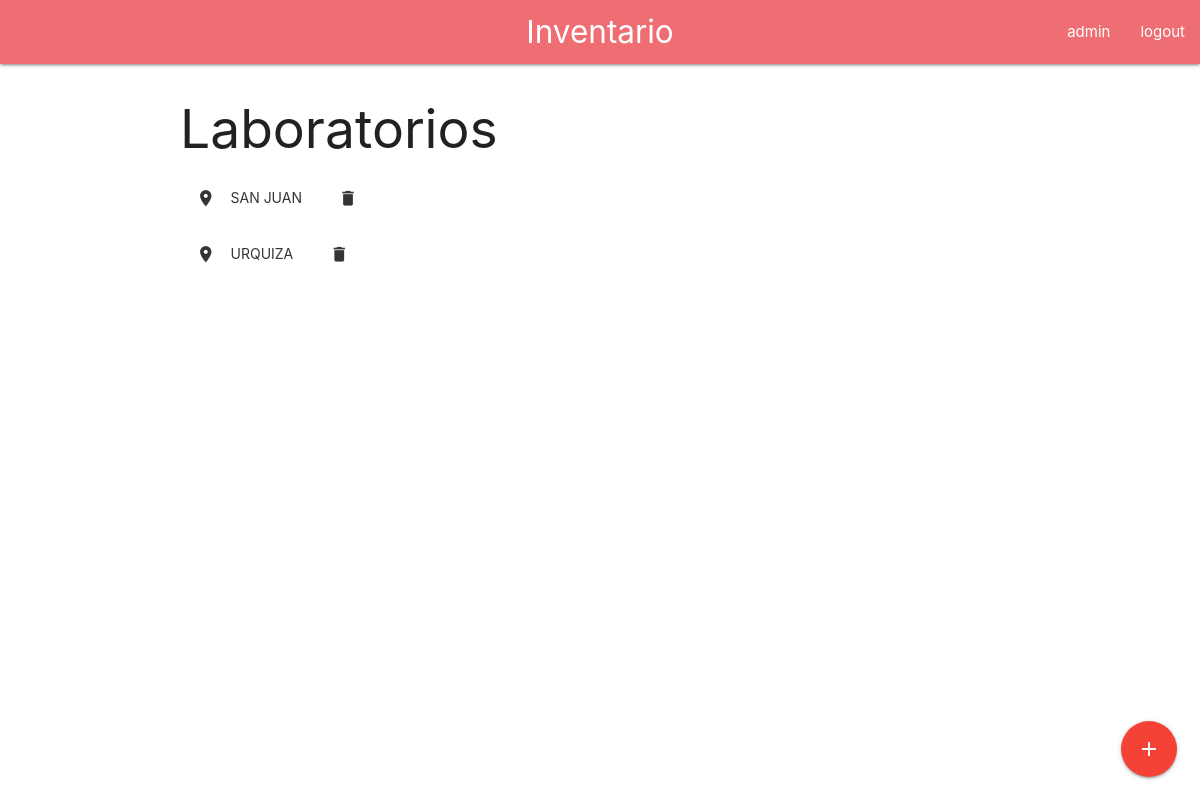
The app's page /inventario/lab/ (signed in), older data.
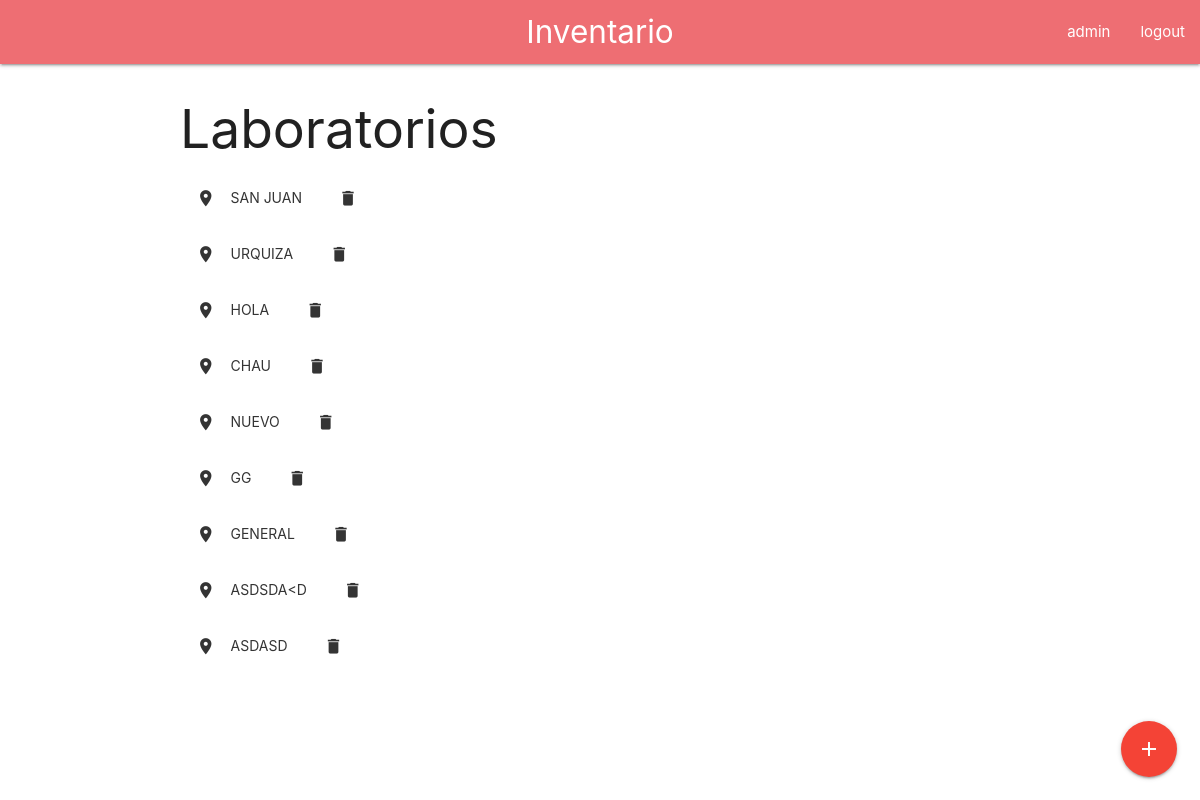
The same page, newer data.
### inventario/models.py (models this page shows)
class Lab(models.Model):
    id_lab = models.AutoField(primary_key=True)
    name = models.CharField(max_length=20, blank=True, null=True)
    def __str__(self):
        return '{}'.format(self.name)

### inventario/views.py (the view)
# urls.py: path('lab/', Index.as_view(), name='lab_list'),
class Index(View):
    @method_decorator(login_required)
    def get(self, request, *args, **kwargs):
        labs = Lab.objects.all()
        ctx = {'labs': labs, 'form': LabForm}
        return render(request, 'index.html', ctx)

### inventario/templates/index.html (shortened to what this page needs)
{% extends 'base.html' %}
{% block content %}
  <h2>Laboratorios</h2>
  {% if labs %}
    {% include 'lab/list.html' %}
  {% else %}
    No existen laboratorios
  {% endif %}
  {% include 'lab/create.html' %}
{% endblock %}

### inventario/templates/lab/list.html
{% for lab in labs %}
  <div class="row">
    <a class="btn-flat waves-effect waves-red" href="{% url 'lab_detail' lab.id_lab %}">
      <i class="material-icons left">room</i>
      {{ lab }}
    </a>
    {% include 'lab/delete.html' %}
  </div>
{% endfor %}

### inventario/templates/lab/delete.html
<a class="btn-flat waves-effect waves-red" href="{% url 'lab_delete' lab.id_lab %}?next={{ request.path | urlencode }}">
  <i class="material-icons">delete</i>
</a>

Row changes from the older to the newer data that the page shows:
added Lab: name "HOLA"
added Lab: name "CHAU"
added Lab: name "NUEVO"
added Lab: name "GG"
added Lab: name "GENERAL"
added Lab: name "ASDSDA<D"
added Lab: name "ASDASD"
